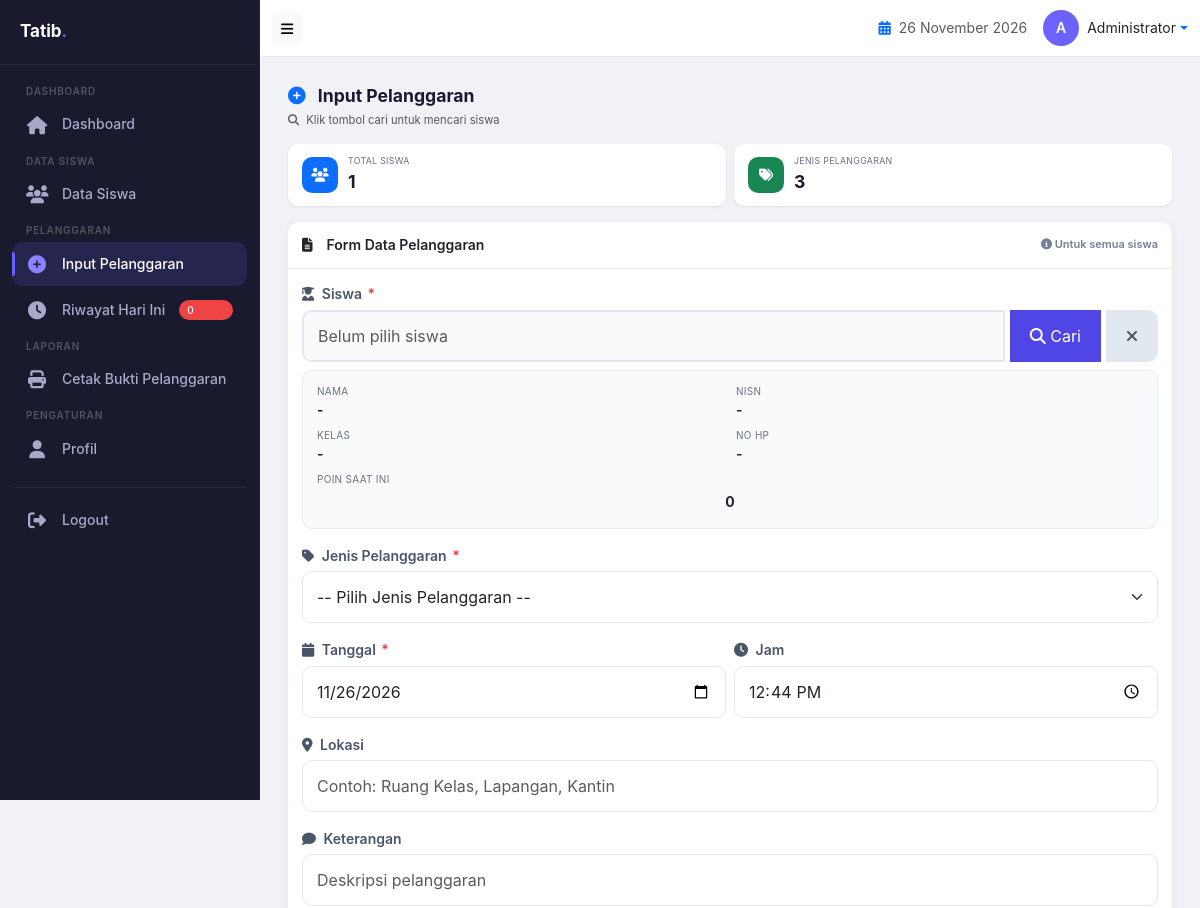
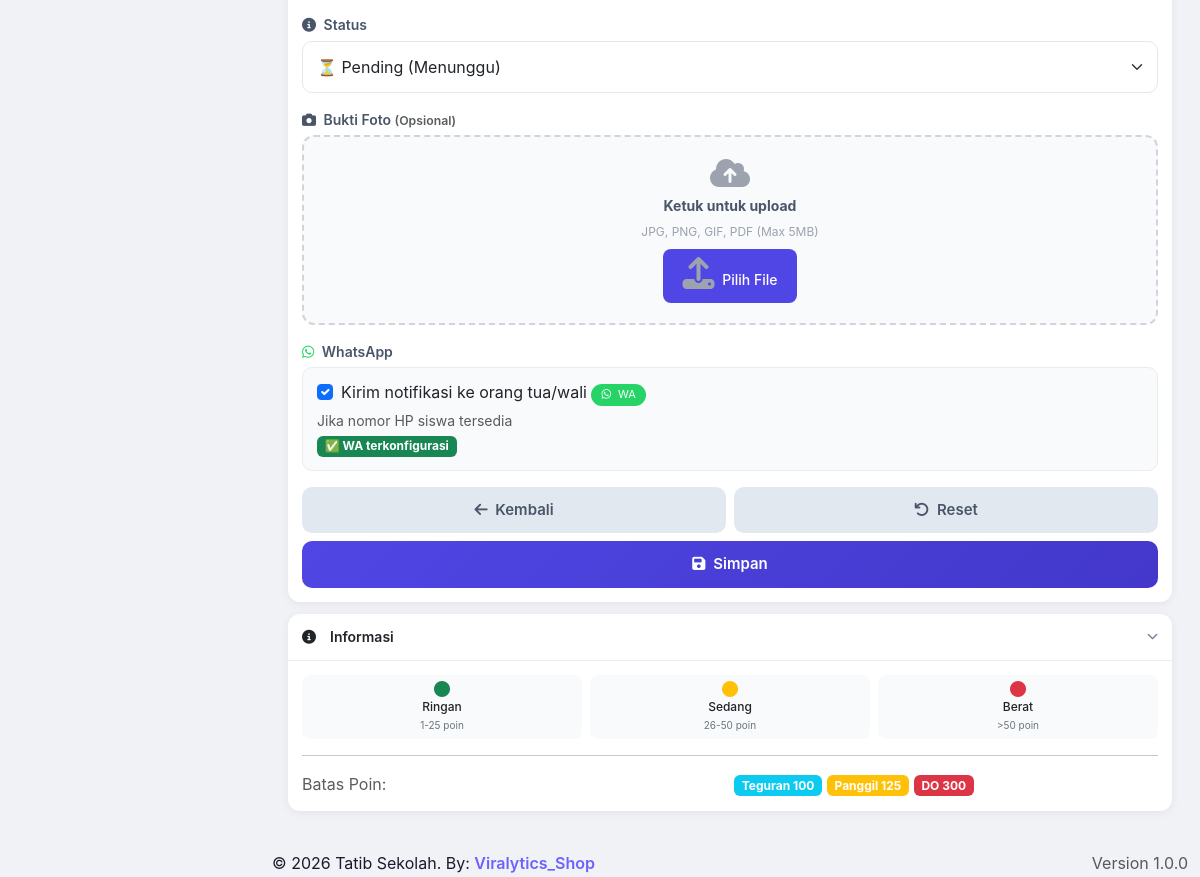
Page /guru/input_pelanggaran.php (signed in) on the committed database (2 pictures, top to bottom).
### tables this page shows
CREATE TABLE `users` (
  `id` int(11) NOT NULL,
  `username` varchar(50) NOT NULL,
  `password` varchar(255) NOT NULL,
  `nama_lengkap` varchar(100) NOT NULL,
  `nip` varchar(20) DEFAULT NULL,
  `role` enum('admin','guru','bk','walikelas') DEFAULT 'guru',
  `jabatan` varchar(50) DEFAULT NULL,
  `no_hp` varchar(15) DEFAULT NULL,
  `foto` varchar(100) DEFAULT NULL,
  `is_piket` tinyint(1) DEFAULT '0',
  `is_bk` tinyint(1) DEFAULT '0',
  `is_walikelas` tinyint(1) DEFAULT '0',
  `created_at` timestamp NOT NULL DEFAULT CURRENT_TIMESTAMP
);

CREATE TABLE `pengaturan` (
  `id` int(11) NOT NULL,
  `nama_sekolah` varchar(100) DEFAULT NULL,
  `logo` varchar(100) DEFAULT NULL,
  `alamat` text,
  `no_telp` varchar(15) DEFAULT NULL,
  `email` varchar(50) DEFAULT NULL,
  `batas_poin_peringatan` int(11) DEFAULT '100',
  `batas_poin_pemanggilan` int(11) DEFAULT '200',
  `batas_poin_do` int(11) DEFAULT '300',
  `api_wa_url` varchar(255) DEFAULT NULL,
  `api_wa_token` varchar(100) DEFAULT NULL,
  `tahun_ajaran` varchar(20) DEFAULT NULL
);

### guru/input_pelanggaran.php (the view, shortened to what the rows shown need)
<?php
require_once __DIR__ . '/../includes/config.php';
require_once __DIR__ . '/../includes/db.php';
require_once __DIR__ . '/../includes/functions.php';
include __DIR__ . '/../includes/header_guru.php';
?>
<div class="container-fluid dashboard-container">
    <div class="card">
        <div class="card-body" id="infoContent">
            <div class="row g-2">
                <div class="col-6">
                    <?php $batas = getBatasPoin(); ?>
                    <span class="badge bg-info">Teguran <?= $batas['peringatan']; ?></span>
                    <span class="badge bg-warning">Panggil <?= $batas['pemanggilan']; ?></span>
                    <span class="badge bg-danger">DO <?= $batas['do']; ?></span>
                </div>
            </div>
        </div>
    </div>
</div>
<?php include '../includes/footer.php'; ?>

### includes/header_guru.php (shortened to what the rows shown need)
<?php
$user = getCurrentUser();
$pengaturan = getPengaturan();
?>
<!DOCTYPE html>
<html lang="id">
<head>
    <link href="https://cdn.jsdelivr.net/npm/bootstrap@5.3.0/dist/css/bootstrap.min.css" rel="stylesheet">
    <link href="https://cdnjs.cloudflare.com/ajax/libs/font-awesome/6.4.0/css/all.min.css" rel="stylesheet">
</head>
<body>
    <div class="app-wrapper">
        <div class="main-content">
            <nav class="navbar navbar-custom">
                <div class="container-fluid">
                    <div class="d-flex align-items-center ms-auto">
                        <div class="dropdown">
                            <a href="#" class="d-flex align-items-center text-decoration-none dropdown-toggle" data-bs-toggle="dropdown">
                                <div class="avatar-circle">
                                    <?= strtoupper(substr($user['nama_lengkap'] ?? 'U', 0, 1)) ?>
                                </div>
                                <span class="ms-2 d-none d-md-inline text-dark" style="font-size:14px;">
                                    <?= $user['nama_lengkap'] ?? 'User' ?>
                                </span>
                            </a>
                        </div>
                    </div>
                </div>
            </nav>
            <div class="content-wrapper">

### rows in the picture
users: nama_lengkap "A", nama_lengkap "Administrator"
pengaturan: batas_poin_peringatan "100", batas_poin_pemanggilan "125", batas_poin_do "300"

### other values in the picture
count($siswa_list) "1"
count($jenis_pelanggaran_list) "3"
APP_NAME "Tatib Sekolah"
APP_VERSION "1.0.0"
